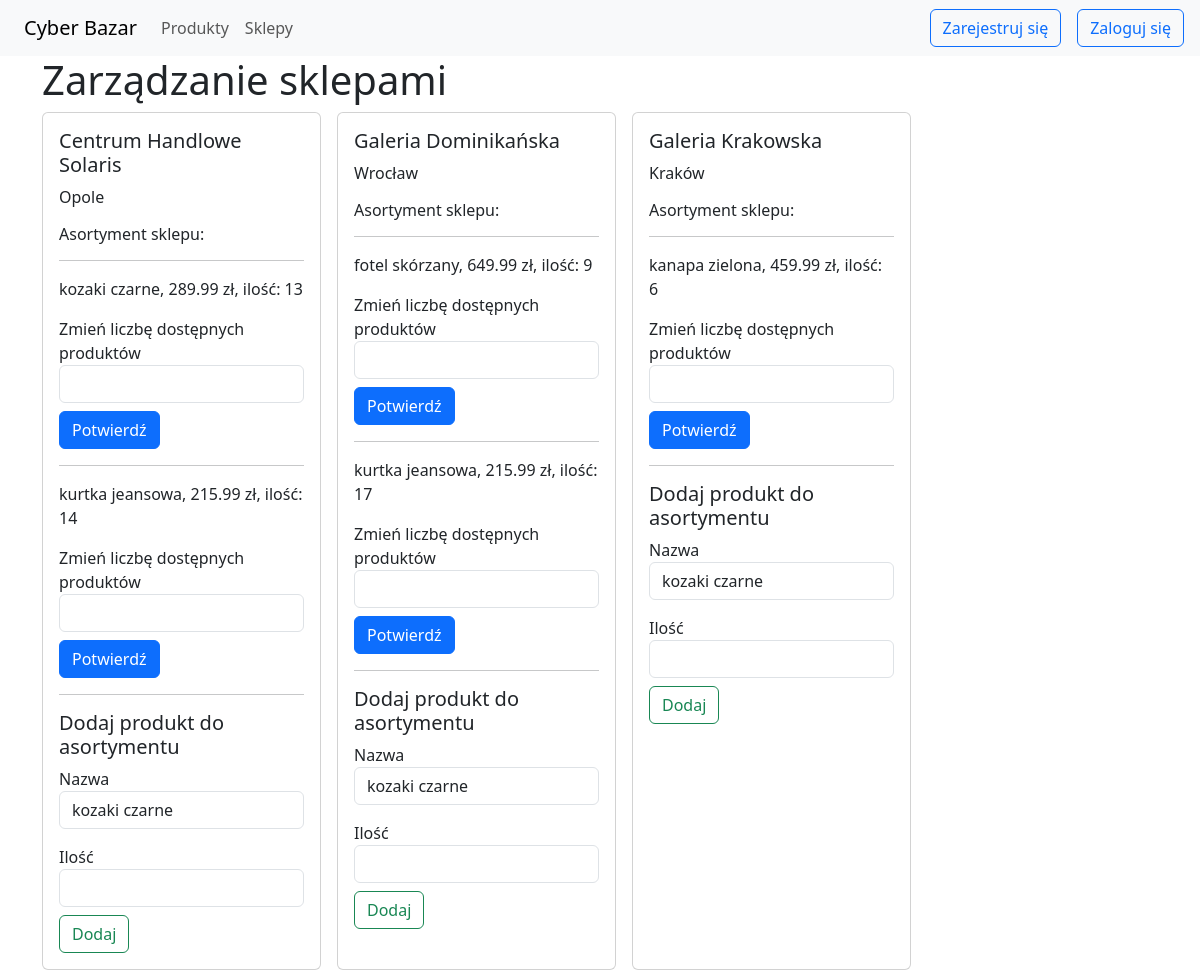
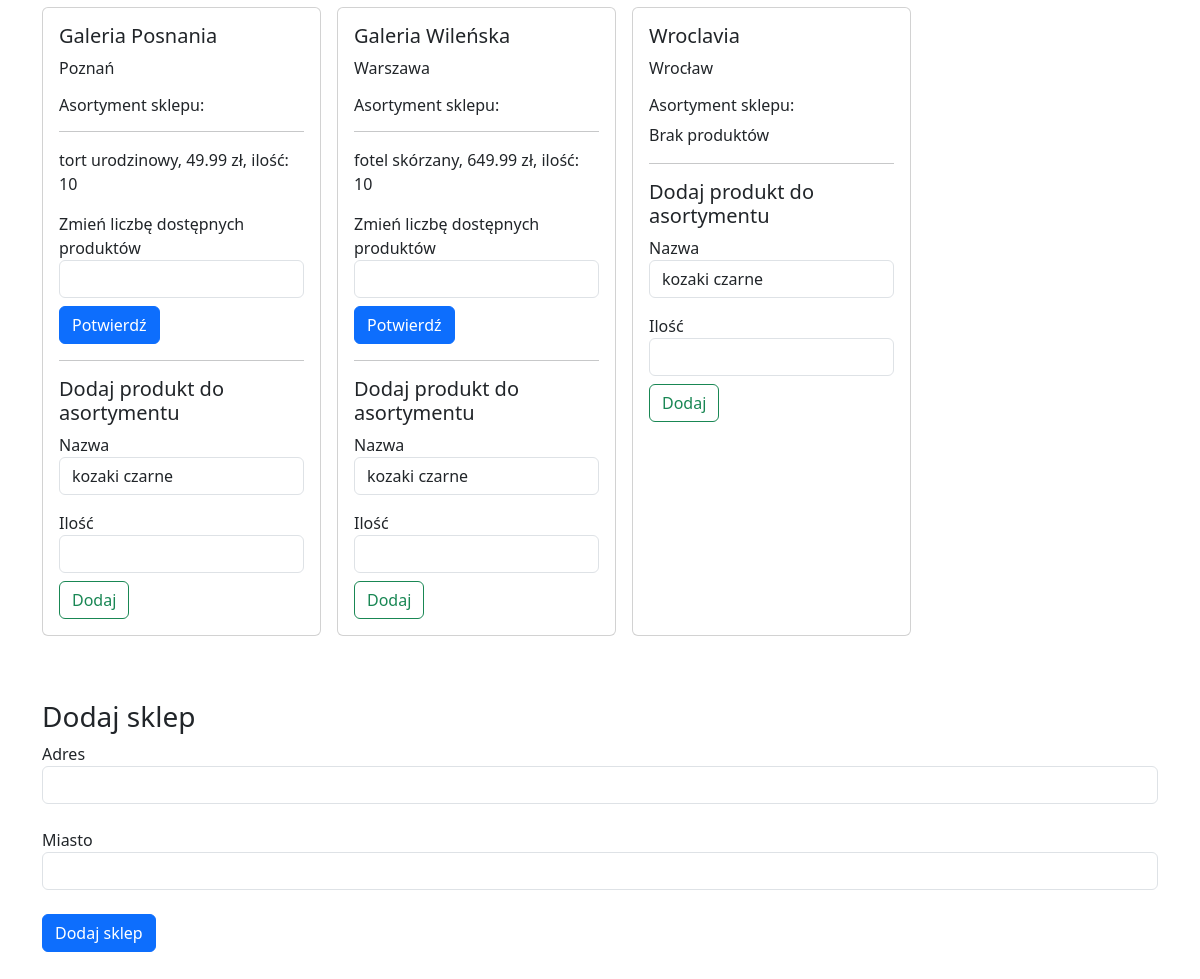
Screenshot of /project/manage_stores.php with the database file from the repository (2 pictures, top to bottom).
### tables this page shows
CREATE TABLE `sklepy` (
  `ids` int(8) NOT NULL,
  `adres` varchar(128) NOT NULL,
  `miasto` varchar(128) NOT NULL
);

CREATE TABLE `sklepy_produkty` (
  `id` int(8) NOT NULL,
  `p_id` int(8) NOT NULL,
  `s_id` int(8) NOT NULL,
  `ilosc` int(16) NOT NULL
);

CREATE TABLE `produkty` (
  `idp` int(8) NOT NULL,
  `nazwa` varchar(128) NOT NULL,
  `cena` float(10,2) NOT NULL,
  `kategoria` enum('ubrania','jedzenie','elektronika','meble') NOT NULL
);

### project/manage_stores.php (the view, shortened to what this page needs)
<!DOCTYPE html>
<html lang="en">
<head>
    <link href="https://cdn.jsdelivr.net/npm/bootstrap@5.3.3/dist/css/bootstrap.min.css"
        rel="stylesheet"
 />
</head>
<body>
<?php
include 'navbar.php';
?>
<div class="container">
<h1>Zarządzanie sklepami</h1>
<div class='d-flex flex-wrap'>
<?php
    $conn = connection();
    $stores_query = "SELECT * from sklepy ORDER BY adres";
    $result = mysqli_query($conn, $stores_query);
    if ($result) {
        while ($row = mysqli_fetch_assoc($result)) {
            echo '<div class="card w-25 mb-3 me-3">
            <div class="card-body">
                <h5 class="card-title">'.$row['adres'].'</h5>
                <p class="card-text">'.$row['miasto'].'</p>
                  <h6 class="card-text">Asortyment sklepu: </h6>';
                  $products_available = "SELECT * FROM produkty JOIN sklepy_produkty ON idp=p_id WHERE s_id=".$row['ids'];
                  $res = mysqli_query($conn, $products_available);
                  if ($res) {
                      if(mysqli_num_rows($res) > 0) {
                          while ($row1 = mysqli_fetch_assoc($res)) {
                              echo '<hr><p>'.$row1['nazwa'].', '.$row1['cena'].' zł, ilość: '.$row1['ilosc'].'</p>';
                              echo '
                              <form method="POST" action="./alter_stock.php">
                                <label>Zmień liczbę dostępnych produktów</label>
                                <input type="hidden" name="store_id" value="'.$row['ids'].'">
                                <input type="hidden" name="product_id" value="'.$row1['idp'].'">
                                <input class="form-control" type="number" name="product_count">
                                <button type="submit" class="btn btn-primary mt-2">Potwierdź</button>
                              </form>
                              ';
                          }
                      } else {
                          echo '<p>Brak produktów</p>';
                      }
                  } else {
                      echo '<p>Błąd zapytania</p>';
                  }
                echo "<hr>
                <h5>Dodaj produkt do asortymentu</h5>
                <form method='POST' action='./add_stock.php'>
                  <input type='hidden' name='store_id' value='".$row['ids']."'>
                  <label>Nazwa</label>
                  <select class='form-control mb-3' name='product_id'>";
                  $all_products = "SELECT * from produkty";
                  $res1 = mysqli_query($conn, $all_products);
                  if ($res1) {
                      if(mysqli_num_rows($res1) > 0) {
                          while ($row2 = mysqli_fetch_assoc($res1)) {
                            echo "<option value='".$row2['idp']."'>".$row2['nazwa']."</option>";
                          }
                        }
                    }
                echo " </select>
                <label>Ilość</label>
                <input type='number' class='form-control' name='product_count'>
                <button class='btn btn-outline-success mt-2'>Dodaj</button>
                </form>
                ";
            echo '</div>
            </div>';
        }
    }
?>
</div>
<h3 class='mt-5'>Dodaj sklep</h3>
<form method="POST" action="./add_store.php">
<label>Adres</label>
<input type="text" class="form-control mb-4" name="address" required>
<label>Miasto</label>
<input type="text" class="form-control mb-4" name="city" required>
<button type="submit" class="btn btn-primary mb-5">Dodaj sklep</button>
</form>
</div>
</body>
</html>

### rows the page displays
sklepy: adres "Centrum Handlowe Solaris", miasto "Opole"
sklepy_produkty: p.nazwa "kozaki czarne", p.cena "289.99", ilosc "13"
sklepy_produkty: p.nazwa "kurtka jeansowa", p.cena "215.99", ilosc "14"
sklepy: adres "Galeria Dominikańska", miasto "Wrocław"
sklepy_produkty: p.nazwa "fotel skórzany", p.cena "649.99", ilosc "9"
sklepy_produkty: p.nazwa "kurtka jeansowa", p.cena "215.99", ilosc "17"
sklepy: adres "Galeria Krakowska", miasto "Kraków"
sklepy_produkty: p.nazwa "kanapa zielona", p.cena "459.99", ilosc "6"
sklepy: adres "Galeria Posnania", miasto "Poznań"
sklepy_produkty: p.nazwa "tort urodzinowy", p.cena "49.99", ilosc "10"
sklepy: adres "Galeria Wileńska", miasto "Warszawa"
sklepy_produkty: p.nazwa "fotel skórzany", p.cena "649.99", ilosc "10"
sklepy: adres "Wroclavia", miasto "Wrocław", shows "Brak produktów"

### other values shown
form field product_id "kozaki czarne"
